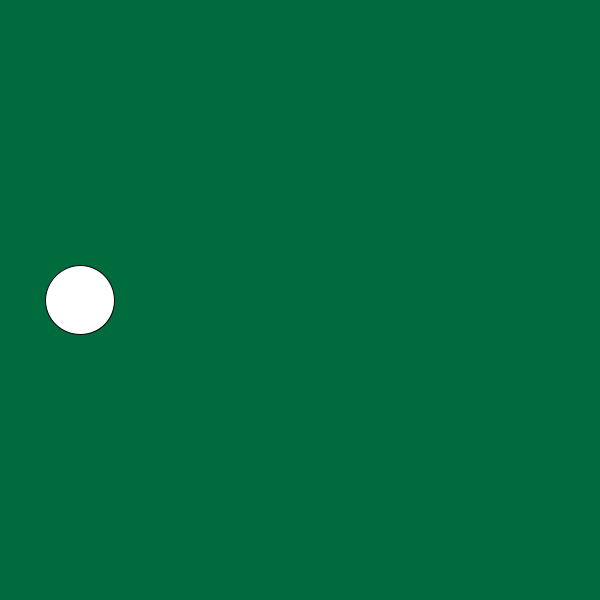
Frame 1 (no input)
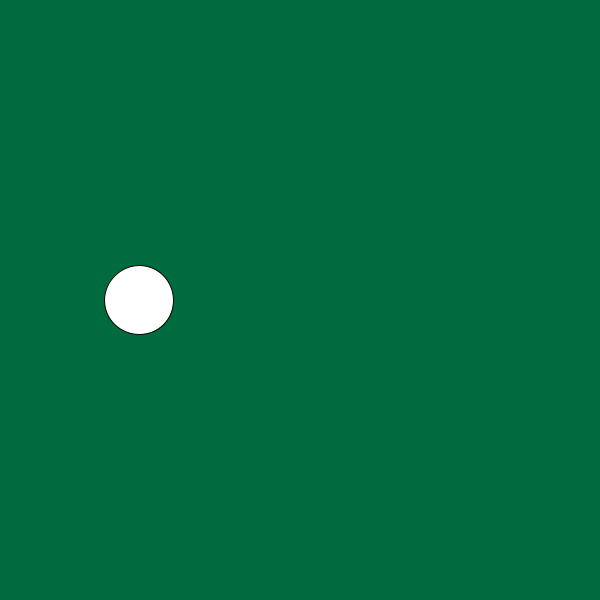
Frame 60 (the mouse pressed at the canvas centre just before this capture)
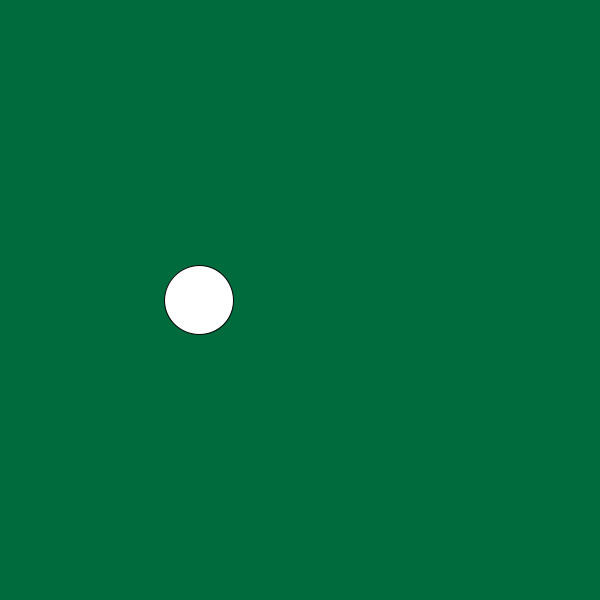
Frame 120 (the mouse held since frame 60 and released just before this capture)

The Processing sketch that drew these frames (run headless with seeded random() and noise(); from frame 60 on, the mouse is pressed at the canvas centre):

// Processing sketch: canvas
// ── canvas.pde
float x = 80;

void setup() {
  size(600, 600);
  frameRate(60);
}

void draw() {
  background(0, 107, 61);
  ellipse(x, 300, 69, 69);
  x = x + 1;
}
